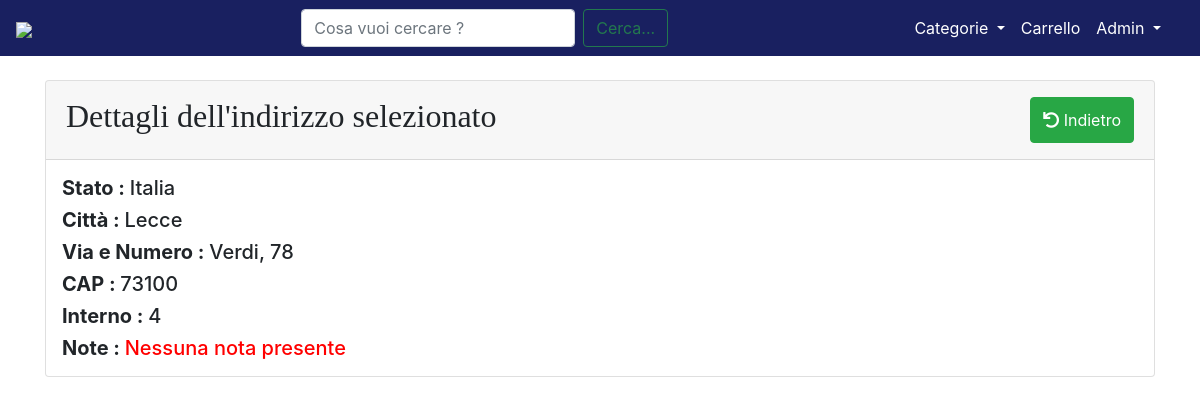
/user/address/3/ (signed in), run on the app's committed database.
### core/models.py (models this page shows, shortened)
class ShippingAddress(models.Model):
    user = models.ForeignKey(User, on_delete=models.CASCADE, null=True)
    stato = models.CharField(max_length=30)
    città = models.CharField(max_length=30)
    cap = models.CharField(max_length=5)
    via = models.CharField(max_length=50)
    interno = models.CharField(max_length=30, blank=True)
    note = models.TextField(blank=True)
    default = models.BooleanField(default=False)
    class Meta:
        verbose_name_plural = 'Addresses'

### core/views.py (the view)
# urls.py: path('user/address/<int:pk>/', login_required(views.address_detail), name='address'),
def address_detail(request, pk):
    address = ShippingAddress.objects.get(pk=pk)
    if request.user.id != address.user.id:
        messages.info(request, "Non puoi accedere a questa pagina !")
        return HomeView(request)
    return render(request, 'accounts/address.html', context={"object": address})

### accounts/templates/accounts/address.html (shortened to what this page needs)
{% extends 'base.html' %}
{% load static %}
{% block content %}
<link rel="stylesheet" href="https://pro.fontawesome.com/releases/v5.13.0/css/all.css">
<br>
<div class="card shadow mb-4">
    <div class="card-header py-3 d-flex justify-content-between justify-content-between">
        <h2>Dettagli dell'indirizzo selezionato</h2>
        <button class="btn btn-success" onclick="window.history.go(-1);">
            <i class="fas fa-undo"></i>
            Indietro
        </button>
    </div>
    <h5 class="ml-3 mt-3"><strong>Stato : </strong>{{ object.stato }}</h5>
    <h5 class="ml-3"><strong>Città : </strong>{{ object.città }}</h5>
    <h5 class="ml-3"><strong>Via e Numero : </strong>{{ object.via }}</h5>
    <h5 class="ml-3"><strong>CAP : </strong>{{ object.cap }}</h5>
    {% if object.interno %}
    <h5 class="ml-3"><strong>Interno : </strong>{{ object.interno }}</h5>
    {% else %}
    <h5 class="ml-3"><strong>Interno : </strong><a style="color: red">Non specificato</a></h5>
    {% endif %}
    {% if object.note %}
    <h5><strong>Note : </strong>{{ object.note }}</h5>
    {% else %}
    <h5 class="ml-3 mb-3"><strong>Note : </strong><a style="color: red">Nessuna nota presente</a></h5>
    {% endif %}
</div>
{% endblock content %}

### templates/base.html (shortened to what this page needs)
{% load static %}
<!DOCTYPE html>
<html lang="it">
<head>
    <link rel="stylesheet" href="https://maxcdn.bootstrapcdn.com/bootstrap/4.0.0/css/bootstrap.min.css"
>
    <link rel="stylesheet" href="{% static 'css/base.css' %}">
</head>
<body>
<nav class="navbar navbar-expand-lg navbar-dark" style="background-color: #192060;">
    <a class="navbar-brand ml-auto" href="/"><img style="width: 9rem;"
                                                  src="https://github.com/LucaCarnevale/temporary_files/blob/main/logo_sito.PNG?raw=true"></a>
    <div class="container">
        <div class="collapse navbar-collapse" id="navbarSupportedContent">
            <form class="form-inline my-2 my-lg-0 mx-auto" action="{% url 'cerca' %}">
                <input name="kw" class="inputCerca form-control mr-sm-2" type="search" placeholder="Cosa vuoi cercare ?"
                       aria-label="Search">
                <button class="cerca btn btn-outline-success" type="submit">Cerca...</button>
            </form>
            <ul class="navbar-nav">
                <div class="collapse navbar-collapse" id="navbarNavDarkDropdown">
                    <ul class="navbar-nav">
                        <li class="nav-item dropdown active">
                            <a class="nav-link dropdown-toggle" href="#" id="navbarDropdown" role="button"
                               data-toggle="dropdown" aria-haspopup="true" aria-expanded="false">
                                Categorie
                            </a>
                        </li>
                    </ul>
                </div>
                {% if request.user.is_authenticated %}
                <li class="nav-item active ml-auto">
                    <a class="nav-link active" aria-current="page" href="{% url 'order_summary' %}">Carrello</a>
                </li>
                <li class="nav-item dropdown active">
                    <a class="nav-link dropdown-toggle" href="#" id="navbarDropdown" role="button"
                       data-toggle="dropdown" aria-expanded="false">
                        {{ request.user.username }}
                    </a>
                </li>
                {% endif %}
            </ul>
        </div>
    </div>
</nav>
<div class="container">
    {% block content %}
    {% endblock content %}
</div>
</body>
</html>

### static/css/base.css (style rules this page uses)
h2 { font-family: 'SansSerif'; }
body, html { height: 100%; margin: 0; }

### data on the page
ShippingAddress: stato "Italia", città "Lecce", via "Verdi, 78", cap "73100", interno "4"

### other printed values
{{ request.user.username }} "Admin"
